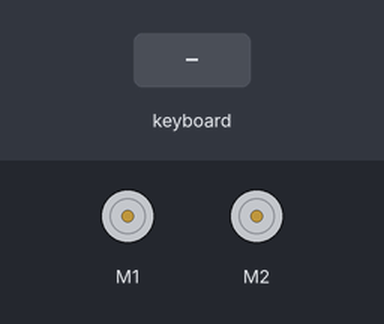
Recording of a program running on a simulated Raspberry Pi (BCM pin numbers). Parts: 2 × DC motor (green arrow = forward, orange = backward, longer = faster). Inputs (shaded band) come from the test bench. Motors are numbered in the order the program creates them (left before right in a Robot); the desktop window is not drawn, its controls go by their first labels and the mouse button is held 0.15 s.

Above: at 1.2 s.
1.3 s: key "a" typed on the keyboard
At 2.6 s:
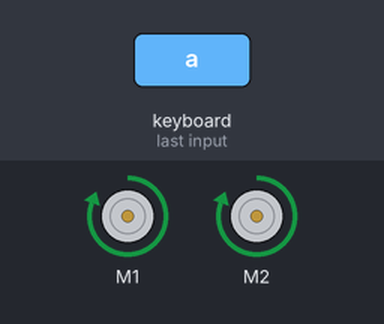
2.9 s: key "d" typed on the keyboard
At 2.97 s:
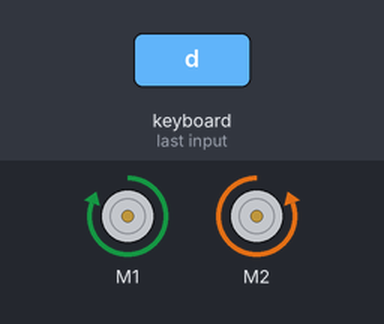
4.5 s: key "s" typed on the keyboard
At 4.57 s:
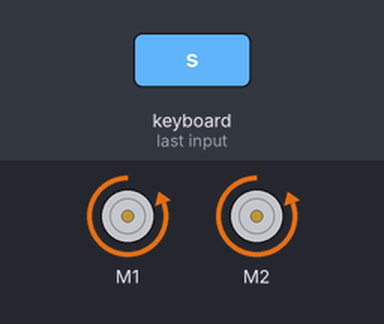
Timing chart, 0 to 7.5 s (numbered marks = the images above; inputs shaded):
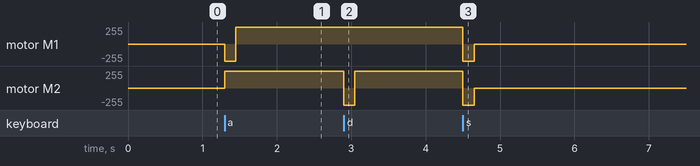

Measured:
- after the input at 1.3 s, motor M1: stopped → backward 255/255 at once, → forward 255/255 0.15 s later; motor M2: stopped → forward 255/255 at once
- after the input at 2.9 s, motor M2: forward 255/255 → backward 255/255 at once, → forward 255/255 0.15 s later
- after the input at 4.5 s, motor M1, motor M2: forward 255/255 → backward 255/255 at once, → stopped 0.15 s later

The program:

GUI.py
```python
#turn off key repeat for this program to work
import tkinter as tk
from gpiozero import Robot


#changing the sequence changes the rotation of wheels
robby = Robot(left=(7,8), right=(9,10)) #mapping the GPIO pins


def keyup(e): #key pressed function for tkinter
    key=e.keysym
    if key=='a' or key=='d':
        robby.forward()
    elif key=='w' or key=='s' or key=='n' or key =='m':
        robby.stop()

def keydown(e): #key pressed function for tkinter
    key=e.keysym
    if key=='w':
        robby.forward()
    elif key=='a':
        robby.left()
    elif key=='d':
        robby.right()
    elif key=='s':
        robby.backward()
    elif key=='n':
        robby.left()
    elif key=='m':
        robby.right()


root = tk.Tk()
frame = tk.Frame(root,width=100,height=100)
frame.bind("<KeyPress>",keydown)
frame.bind("<KeyRelease>",keyup)
frame.pack()
frame.focus_set()


root.mainloop()
```
